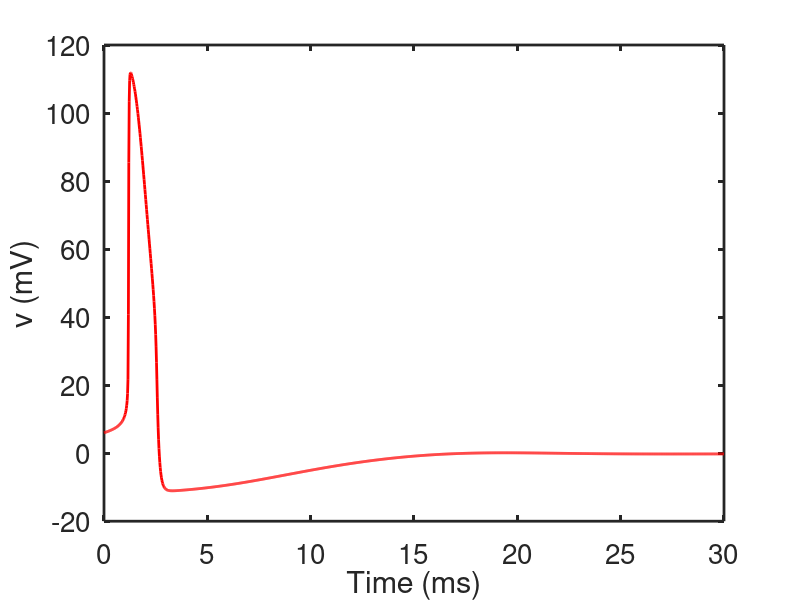
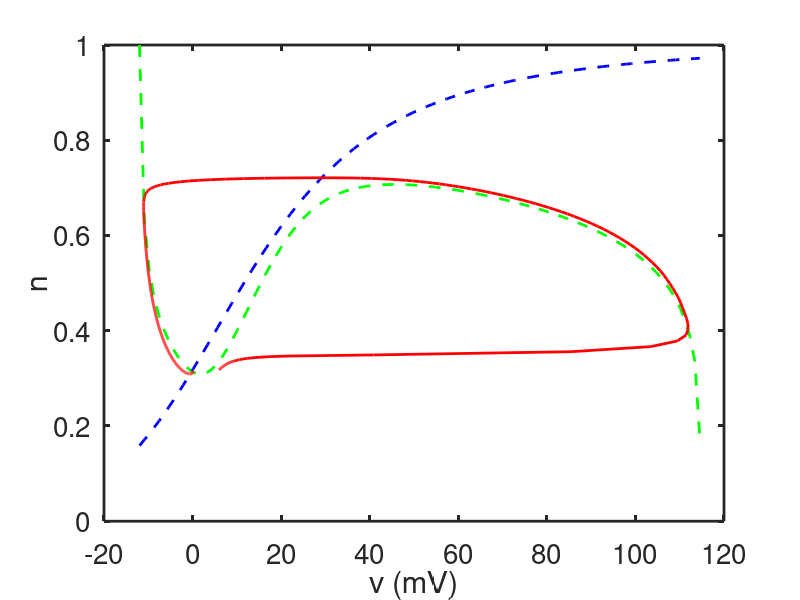

These charts were generated, in order, by the following MATLAB code:
% This is a simple ode integrator for the reduced HH equations
 
function rHH_solver
global gnabar gkbar gl Vna Vk Vl Iapp    BCL rn0 V

set(0,                           ...
   'defaultaxesfontsize', 20,   ...
   'defaultaxeslinewidth', 2, ...
   'defaultlinelinewidth', 2.0);
   
%parameters

gnabar = 120.;
gkbar = 36;
gl = 0.3;
Vna = 115;
Vk = -12;
Vl = 10.5988;

rn0 = 0.8;
%rn0 = 0.9;

% pick a value of Iapp 
Iapp = 10;  % with this value there are oscillations
Iapp = 0;
BCL = 0;  % the Basic Cycle Length is the period for a periodic stimulus.

% first find the v nullcline by bisection
vlist = [Vk+.01:1.1001:Vna-0.03];% list of V values to use; avoid exactly Vk and exactly Vna
[n0 ninf]=get_nullclines(vlist);
 
% now integrate the differential equations
tstep = 0.02;
t_end = 30;
V = 6; % give a small initial stimulus away from zero
h = 0.3177;

%specify the output points
tspan = [0:tstep:t_end];

s0 = [V;h];  % initial values

[T,S] = ode23(@deRHS,tspan, s0, odeset('maxstep',1));  
V = S(:,1);
h = S(:,2);

% plot V vs t
figure(1)
plot(T,V,'r')
xlabel('Time (ms)')
ylabel('v (mV)')

% the phase portrait

figure(2)
plot(vlist,n0,'g--',vlist,ninf,'b--',V,h,'r','linewidth',2)  
xlabel('v (mV)')
ylabel('n')

%%%%%%%%%%%%%%%%%%%%%%%%%%%%%%%%%%%%%%
%the right hand side for ode simulation:
function s_prime=deRHS(t,s)
global gnabar gkbar gl Vna Vk Vl Iapp BCL rn0

V = s(1);
W = s(2);
% If there is a stimulus, add it
Istimut = (BCL>0)*Iapp/cosh(mod(t,BCL)-BCL/4) + (BCL==0)*Iapp;

n = W;
Gt= gate_de(V);
AM=Gt(1);
BM = Gt(2);
AN = Gt(3);
BN = Gt(4);
 
h = rn0 - n;
aminf = AM/(AM+BM);
 
Ina = gnabar*aminf.^3.*h.*(V-Vna) ;
Ik = gkbar*n.^4*(V-Vk);
Icl = gl*(V-Vl);
      
Fv = -Ina-Ik-Icl;
Fw=AN*(1.-n)-BN*n;

s_prime = [Fv+Istimut Fw]';
%%%%%%%%%%%%%%%%%%%%%%%%%%%%%%%%%%%%%%

function [n0,ninf]= get_nullclines(vlist)
global V   
% for each v find f(v,n) = 0 by bisection
 
 for j = 1:length(vlist)
    V=vlist(j);
 
 % guess a lower bound 
a = 0;

% guess an upper bound
b = 1;

%this is the answer - call the function bisect(a,b,@fval)

n0(j)= bisect(a,b,@feval);
 
Gt= gate_de(V);
AN = Gt(3);
BN = Gt(4);
ninf(j) = AN/(AN+BN);

    end
 
%%%%%%%%%%%%%%%%%%%%%%%%%%%%%%%%%%%%%%%
function fn = feval(n)
global V
% evaluate the function
 
s=[V,n];
 t=0;
fhh= deRHS(t,s);  % use the rhs of the de
fn=fhh(1);
 

%%%%%%%%%%%%%%%%%%%%%%%%%%%%%%%%%%%
function gate = gate_de(V)
 % calculate the gating functions for V                 
AM=.1*(25.-V)./(exp(2.5 -0.1*V)-1.);
BM=4.*exp(-V/18.);
AN=.01*(10.-V)./(exp(1.-0.1*V)-1.);
BN=.125*exp(-V/80.);

gate = [AM BM AN BN];

%%%%%%%%%%%%%%%%%%%%%%%%%%%%%%%%%%%%%%%
function root = bisect(a,b,feval)

ul = a;
fl = feval(ul);
uu = b;
fu = feval(uu);

% we make the assumption, without checking, that 
% fu*fl<0

% if not, the algoritm fails to find a root.

N = 20;  % number of iterates
% the main bisection algorithm
for j = 1:N
uc = (ul+uu)/2;
fc = feval(uc);
ftest = (fc.*fl>0);
ul = ftest.*uc+(1-ftest).*ul;
fl = ftest.*fc + (1-ftest).*fl;

uu = (1-ftest).*uc+ ftest.*uu;
fu = (1-ftest).*fc + ftest.*fu;
end
root = uc;

 
